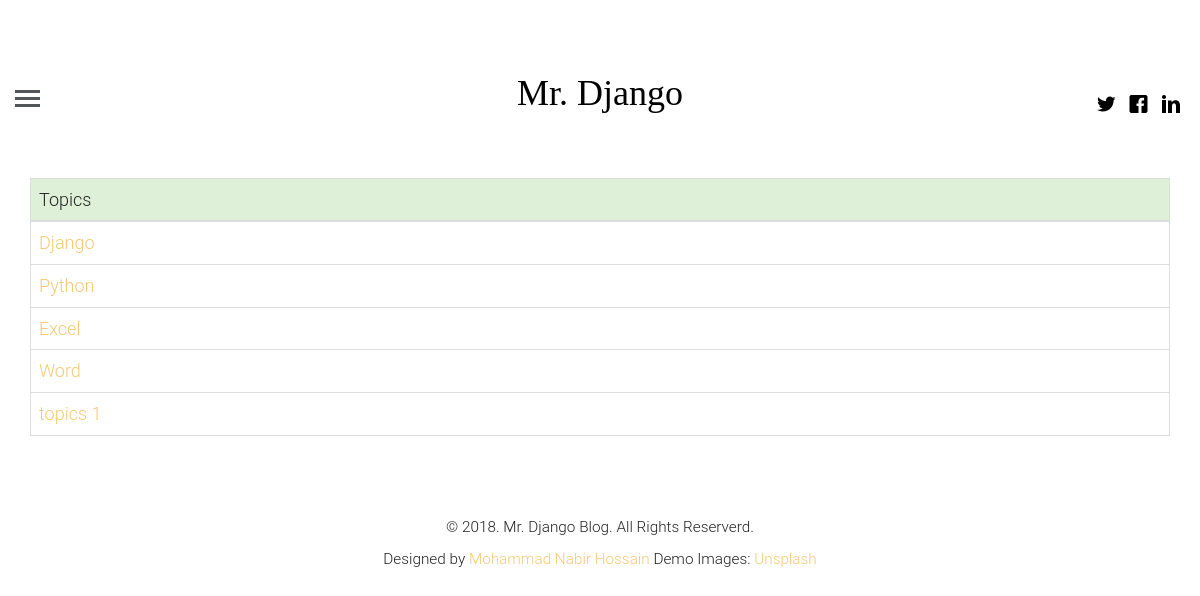
The app's page /topics with its own data.
### blog/models.py (models this page shows, shortened)
class category(models.Model):
    name = models.CharField(max_length=100)

### blog/views.py (the view)
# urls.py: path('topics',views.ShowTopic, name='category'),
def ShowTopic(request):
    query = category.objects.all()
    return render(request, "AllTopic.html", {"topic":query})

### blog/templates/AllTopic.html (shortened to what this page needs)
{% extends 'base.html' %}
{% block content %}
<div class="container">
    <table class="table table-bordered">
        <thead>
        <tr class="success">
            <td>Topics</td>
        </tr>
        </thead>
        <tbody>
        {% for t in topic %}
        <tr>
            <td><a href="{% url 'blog:category' name=t.name %}"> {{ t.name }}</a></td>
        </tr>
        {% endfor %}
        </tbody>
    </table>
</div>
{% endblock %}

### blog/static/css/style.css (style rules this page uses)
html { background: #fff; }
body { font-family: "Roboto", arial, sans-serif; font-size: 18px; font-weight: 300; line-height: 1.8; color: #222; background: #fff; }
a { color: #f7c873; -webkit-transition: 0.5s; -o-transition: 0.5s; transition: 0.5s; }

### records on screen
category: name "Django"
category: name "Python"
category: name "Excel"
category: name "Word"
category: name "topics 1"
